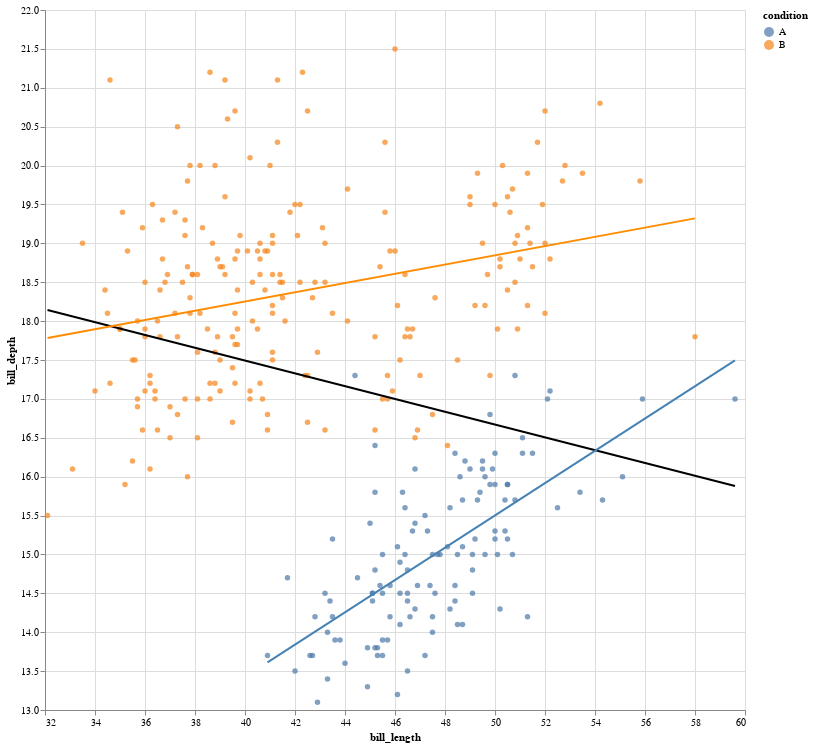

Write notebook code for a chart like this one.
### Markdown cell above
---
## Task 2: Assessing Correlation

Your next task is to assess the relationship between `bill_length` and `bill_depth`, again grouped by `condition`. Below is a scatter plot of the two variables, overlaid with a [linear regression model](https://vega.github.io/vega-lite/docs/regression.html) fit to _all_ of the data. Modify the chart to include an additional layer that shows regression fits _per condition_, with each regression line  color coded by `condition`.

### Code cell
base = alt.Chart(birds_df).encode(
    x=alt.X('bill_length:Q', scale=alt.Scale(zero=False)),
    y=alt.Y('bill_depth:Q', scale=alt.Scale(zero=False))
)

# Scatter plot layer
points = base.mark_circle().encode(
    color=alt.Color('condition:N')
)

# Regression line layer
regression_line = base.transform_regression(
    'bill_length', 'bill_depth'
).mark_line(color='black')


regression_line_cond_A = base.transform_filter(
    alt.datum.condition == 'A'
).transform_regression(
    'bill_length', 'bill_depth'
).mark_line(color='steelblue')

regression_line_cond_B = base.transform_filter(
    alt.datum.condition == 'B'
).transform_regression(
    'bill_length', 'bill_depth'
).mark_line(color='darkorange')


# Combine layers
chart = alt.layer(
    points,
    regression_line,
    regression_line_cond_A,
    regression_line_cond_B
).properties(
    width=700,
    height=700
)
chart

### Figure 1 — Vega-Lite specification as saved in the notebook (floating-point values rounded to 4 significant figures; data arrays with more than 128 entries replaced by an {"elided": "..."} marker saying what was removed)
{"config": {"view": {"continuousWidth": 300, "continuousHeight": 300}}, "layer": [{"mark": {"type": "circle"}, "encoding": {"color": {"field": "condition", "type": "nominal"}, "x": {"field": "bill_length", "scale": {"zero": false}, "type": "quantitative"}, "y": {"field": "bill_depth", "scale": {"zero": false}, "type": "quantitative"}}}, {"mark": {"type": "line", "color": "black"}, "encoding": {"x": {"field": "bill_length", "scale": {"zero": false}, "type": "quantitative"}, "y": {"field": "bill_depth", "scale": {"zero": false}, "type": "quantitative"}}, "transform": [{"on": "bill_length", "regression": "bill_depth"}]}, {"mark": {"type": "line", "color": "steelblue"}, "encoding": {"x": {"field": "bill_length", "scale": {"zero": false}, "type": "quantitative"}, "y": {"field": "bill_depth", "scale": {"zero": false}, "type": "quantitative"}}, "transform": [{"filter": "(datum.condition === 'A')"}, {"on": "bill_length", "regression": "bill_depth"}]}, {"mark": {"type": "line", "color": "darkorange"}, "encoding": {"x": {"field": "bill_length", "scale": {"zero": false}, "type": "quantitative"}, "y": {"field": "bill_depth", "scale": {"zero": false}, "type": "quantitative"}}, "transform": [{"filter": "(datum.condition === 'B')"}, {"on": "bill_length", "regression": "bill_depth"}]}], "data": {"name": "data-b3e977832cc68caf0cb52044876cf9a2"}, "height": 700, "width": 700, "$schema": "https://vega.github.io/schema/vega-lite/v5.20.1.json", "datasets": {"data-b3e977832cc68caf0cb52044876cf9a2": {"elided": "333 records"}}}
